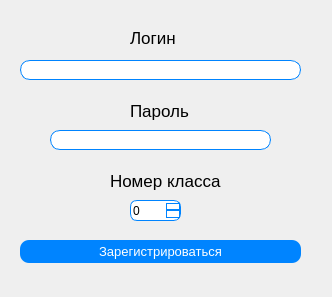
<?xml version="1.0" encoding="UTF-8"?>
<ui version="4.0">
 <class>Form</class>
 <widget class="QWidget" name="Form">
  <property name="geometry">
   <rect>
    <x>0</x>
    <y>0</y>
    <width>332</width>
    <height>297</height>
   </rect>
  </property>
  <property name="windowTitle">
   <string>Form</string>
  </property>
  <widget class="QLabel" name="label">
   <property name="geometry">
    <rect>
     <x>130</x>
     <y>30</y>
     <width>61</width>
     <height>16</height>
    </rect>
   </property>
   <property name="font">
    <font>
     <pointsize>13</pointsize>
    </font>
   </property>
   <property name="text">
    <string>Логин</string>
   </property>
  </widget>
  <widget class="QLabel" name="label_2">
   <property name="geometry">
    <rect>
     <x>130</x>
     <y>100</y>
     <width>61</width>
     <height>21</height>
    </rect>
   </property>
   <property name="font">
    <font>
     <pointsize>13</pointsize>
    </font>
   </property>
   <property name="text">
    <string>Пароль</string>
   </property>
  </widget>
  <widget class="QLineEdit" name="lineEdit_3">
   <property name="geometry">
    <rect>
     <x>20</x>
     <y>60</y>
     <width>281</width>
     <height>20</height>
    </rect>
   </property>
   <property name="styleSheet">
    <string notr="true">border: 1px solid rgb(0, 132, 255);
border-radius: 10px;</string>
   </property>
  </widget>
  <widget class="QLineEdit" name="lineEdit_4">
   <property name="geometry">
    <rect>
     <x>50</x>
     <y>130</y>
     <width>221</width>
     <height>20</height>
    </rect>
   </property>
   <property name="styleSheet">
    <string notr="true">border: 1px solid rgb(0, 132, 255);
border-radius: 10px;</string>
   </property>
  </widget>
  <widget class="QPushButton" name="pushButton">
   <property name="geometry">
    <rect>
     <x>20</x>
     <y>240</y>
     <width>281</width>
     <height>23</height>
    </rect>
   </property>
   <property name="font">
    <font>
     <family>MS Shell Dlg 2</family>
     <pointsize>10</pointsize>
    </font>
   </property>
   <property name="styleSheet">
    <string notr="true">QPushButton {
	background-color: rgb(0, 132, 255);
	border-radius: 9px;
	color: #fff;
}

QPushButton:hover {
	background-color: rgb(0, 166, 255);
}
</string>
   </property>
   <property name="text">
    <string>Зарегистрироваться</string>
   </property>
  </widget>
  <widget class="QSpinBox" name="spinBox">
   <property name="geometry">
    <rect>
     <x>130</x>
     <y>200</y>
     <width>51</width>
     <height>21</height>
    </rect>
   </property>
   <property name="styleSheet">
    <string notr="true">QSpinBox{
	border: 1px solid rgb(0, 132, 255);
	border-radius: 7px;
}
QSpinBox::up-button {
	border: 1px solid rgb(0, 132, 255);
	 border-radius: 0 1px 1px 0;
}
QSpinBox::down-button {
	 border: 1px solid rgb(0, 132, 255);
	 border-radius: 0 1px 1px 0;
}</string>
   </property>
  </widget>
  <widget class="QLabel" name="label_3">
   <property name="geometry">
    <rect>
     <x>110</x>
     <y>170</y>
     <width>111</width>
     <height>21</height>
    </rect>
   </property>
   <property name="font">
    <font>
     <pointsize>13</pointsize>
    </font>
   </property>
   <property name="text">
    <string>Номер класса</string>
   </property>
  </widget>
 </widget>
 <resources/>
 <connections/>
</ui>
